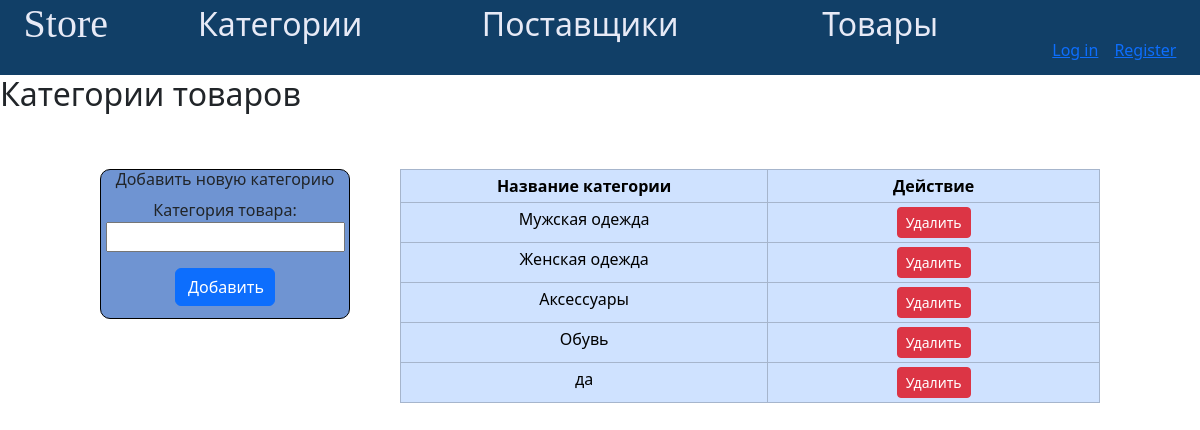
/categories_list/, run on an earlier commit of the app's database.
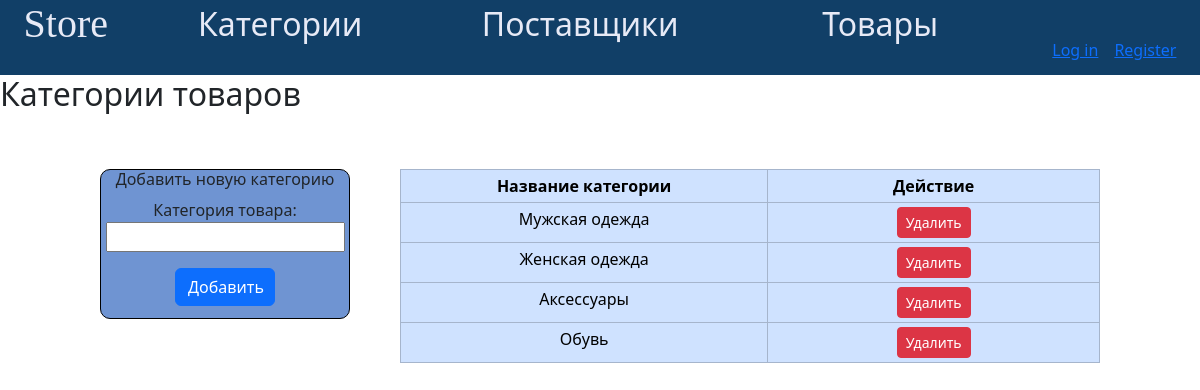
And on a later commit of the database.
### app_store/models.py (models this page shows, shortened)
class GoodCategory(models.Model):
    name = models.CharField(verbose_name='категория товара', max_length=50,
                            db_index=True)
    class Meta:
        db_table = 'category'
        verbose_name = 'категория'
        verbose_name_plural = 'категории'

### app_store/views.py (the view, shortened to what this page needs)
# urls.py: path('categories_list/', GoodCategoryListView.as_view(), name='categories_list'),
class GoodCategoryListView(View):
    def get(self, request):
        categories = GoodCategory.objects.all()
        form = GoodCategoryForm()
        return render(request, 'app_store/categories_list.html', {'categories': categories, 'form': form})

### app_store/forms.py
class GoodCategoryForm(forms.ModelForm):
    class Meta:
        model = GoodCategory
        fields = ['name']

### app_store/templates/app_store/categories_list.html (shortened to what this page needs)
{% extends 'app_store/base.html' %}
{% load static %}
{% block links %}
  <link rel="stylesheet" type="text/css" href="{% static 'app_store/css/style1.css' %}">
  <link rel="stylesheet" href="https://cdn.jsdelivr.net/npm/bootstrap@5.3.2/dist/css/bootstrap.min.css">
{% endblock %}
{% block content %}
  <h2>Категории товаров</h2>
  <div style="display: flex; margin: 0 auto; width: 1000px;">
    <div class="addСategory mt-5">
      <h6>Добавить новую категорию</h6>
      <form method="post" action="{% url 'categories_list' %}">
        {{ form.as_p }}
        <button type="submit" style="width: 100px;" class="btn btn-primary">Добавить</button>
      </form>
    </div>
    <div class="smallTableContainer">
      <table class="table mt-5 table-sm table-primary table-hover table-bordered text-center">
        <thead>
          <tr>
            <th>Название категории</th>
            <th>Действие</th>
          </tr>
        </thead>
        <tbody>
          {% for category in categories %}
            <tr>
              <td>{{ category.name }}</td>
              <td>
                <form method="post" action="{% url 'delete_category' category.id %}" style="display: inline;">
                <button type="submit" class="btn btn-danger btn-sm">Удалить</button>
              </form>
              </td>
            </tr>
          {% empty %}
            <tr>
              <td>Нет категорий</td>
            </tr>
          {% endfor %}
        </tbody>
      </table>
    </div>
  </div>
{% endblock %}

What changed in the data, as far as the page shows it:
removed GoodCategory: name "да"
